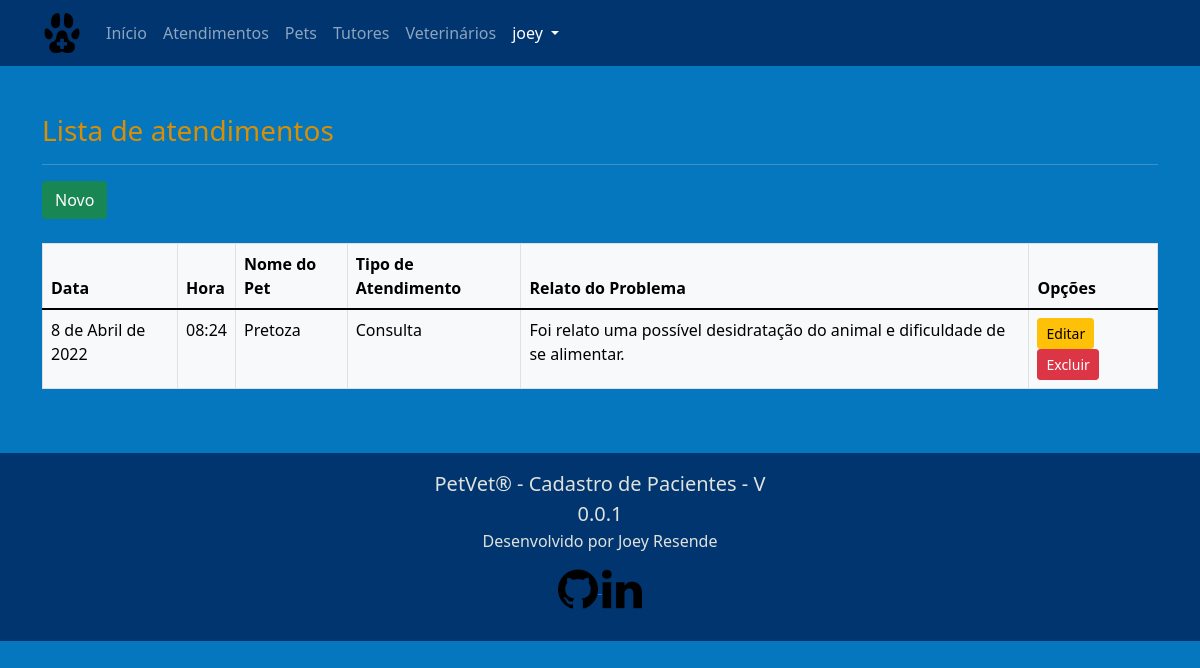
The app's page /core/medical_cares/ (signed in) with its own data.
### core/models.py (models this page shows, shortened)
class MedicalCare(models.Model):
    id = models.AutoField(primary_key=True)
    date = models.DateField(default=date.today, verbose_name='Data')
    time = models.TimeField(verbose_name='Hora')
    pet_name = models.ForeignKey(
        'Pets', on_delete=models.PROTECT, null=True, verbose_name='Nome do Pet')
    procedure = models.CharField(
        max_length=8, choices=procedures, verbose_name='Tipo de atendimento')
    vet_name = models.ForeignKey(
        'Vet', on_delete=models.PROTECT, null=True, verbose_name='Veterinario')
    sedative = models.CharField(
        max_length=8, choices=type_sedative, default='Não', verbose_name='Tipo de sedativo')
    report = models.TextField(
        max_length=1000, verbose_name='Relato do problema')

class Pets(models.Model):
    id = models.AutoField(primary_key=True)
    pet_name = models.CharField(
        max_length=30, verbose_name='Nome do Pet')
    species = models.CharField(
        max_length=20, verbose_name='Espécie')
    breed = models.CharField(
        max_length=30, verbose_name='Raça')
    gender = models.CharField(
        max_length=5, choices=sex_status, verbose_name='Genêro')
    date_of_birth = models.DateField(
        null=True, blank=True, verbose_name='Data de Nascimento')
    castrated = models.CharField(
        max_length=3, choices=castrated_status, default='N', verbose_name='Castrado?')
    weight = models.DecimalField(
        max_digits=6, decimal_places=3, verbose_name='Peso')
    tutor_name = models.ForeignKey(
        'Tutor', on_delete=models.PROTECT, null=True, verbose_name="Nome do Tutor")
    class Meta:
        ordering = ['id']
    def __str__(self):
        return self.pet_name

### core/views.py (the view)
# urls.py: path('medical_cares/', MedicalCareList.as_view(), name='medical_cares'),
class MedicalCareList(LoginRequiredMixin, ListView):
    login_url = '/accounts/login/'
    model = MedicalCare
    template_name = 'core/medical_care_list.html'

### core/templates/core/medical_care_list.html (shortened to what this page needs)
{% extends 'core/base_model.html' %}
{% block content %}
<h3>Lista de atendimentos</h3>
<hr>
<a href="{% url 'medical_care_new' %}" class="btn btn-success btn">Novo</a><br><br>
<div class="table-responsive">
  <table class="table table-bordered table-hover table-light">
    <thead class="thead-dark">
      <tr>
        <th>Data</th>
        <th>Hora</th>
        <th>Nome do Pet</th>
        <th>Tipo de Atendimento</th>
        <th>Relato do Problema</th>
        <th>Opções</th>
      </tr>
    </thead>
      {% for each in object_list %}
      <tr>
        <td>{{ each.date }}</td>
        <td>{{ each.time }}</td>
        <td>{{ each.pet_name }}</td>
        <td>{{ each.procedure }}</td>
        <td>{{ each.report }}</td>
        <td>
          <a href="{% url 'medical_care_edit' each.pk %}" class="btn btn-warning btn-sm">Editar</a>
          <a href="{% url 'medical_care_delete' each.pk %}" class="btn btn-danger btn-sm">Excluir</a>
        </td>
      </tr>
      {% empty %}
      <tr>
        <td colspan="6">Nenhum atendimento cadastrado.</td>
      </tr>
      {% endfor %}
  </table>
</div>
{% endblock %}

### core/templates/core/base_model.html (shortened to what this page needs)
{% load static %}
<!DOCTYPE html>
<html lang="pt-br">
<head>
    <link
      rel="stylesheet"
      href="https://cdn.jsdelivr.net/npm/bootstrap@5.1.3/dist/css/bootstrap.min.css"
    />
    <link rel="stylesheet" href="{% static 'css/styles.css/' %}" />
  </head>
  <body class="d-flex flex-column h-100">
    <main role="main" class="flex-shrink-0">
      {% block menu %}
      <nav class="navbar navbar-expand-lg navbar-dark">
        <div class="container">
          <a class="navbar-brand" href="{% url 'index' %}">
            <img src="{% static 'img/favicon.ico/' %}" height="40" alt="" />
          </a>
          <div class="collapse navbar-collapse" id="navbarNavDropdown">
            <ul class="navbar-nav mr-auto">
              <li class="nav-item">
                <a class="nav-link" href="{% url 'index' %}">
                  Início
                </a>
              </li>
              <li class="nav-item">
                <a class="nav-link" href="{% url 'medical_cares' %}">
                  Atendimentos
                </a>
              </li>
              <li class="nav-item">
                <a class="nav-link" href="{% url 'pets' %}">
                  Pets
                </a>
              </li>
              <li class="nav-item">
                <a class="nav-link" href="{% url 'tutors' %}">
                  Tutores
                </a>
              </li>
              <li class="nav-item">
                <a class="nav-link" href="{% url 'vets' %}">
                  Veterinários
                </a>
              </li>
            </ul>
            <ul class="navbar-nav">
              {% if request.user.is_authenticated %}
              <li class="nav-item dropdown">
                <a
                  class="nav-link dropdown-toggle text-white"
                  href="#"
                  id="navbarDropdownMenuLink"
                  role="button"
                  data-toggle="dropdown"
                  aria-haspopup="true"
                  aria-expanded="false"
                >
                  <span id="username">{{ request.user }}</span>
                </a>
              </li>
              {% endif %}
            </ul>
          </div>
        </div>
      </nav>
      {% endblock %}
      <div class="container py-5">
        {% block content %}
        {% endblock %}
      </div>
    </main>
    <footer class="mt-auto">
      {% block footer %}
      <div class="container-fluid text-center p-3">
        <div class="row">
          <div class="col-md-4 mx-auto text-center">
            <p>
              <span class="lead">PetVet® - Cadastro de Pacientes - V 0.0.1</span
              ><br />
              <span>Desenvolvido por Joey Resende</span><br />
              <div class="social">
                  <a href="https://github.com/Joey-Resende" target="_blank">
                    <img src="{% static 'img/github_logo_icon.png' %}" height="40" alt="logo github">
                  </a>
                  <a href="https://www.linkedin.com/in/givanildo-resende/" target="_blank">
                    <img src="{% static 'img/linkedin_logo_icon.png' %}" height="40" alt="logo linkedin">
                  </a>
              </div>
            </p>
          </div>
        </div>
      </div>
      {% endblock %}
    </footer>
  </body>
</html>

### static/css/styles.css (style rules this page uses)
:root { --preto: #000000; --branco-1: #ffffff; --branco-2: #E0E2DD; --azul-1: #0477BF; --azul-2: #0388A6; --azul-3: #003570; --amarelo-1: #F2CB05; --amarelo-2: #D98E04; }
body { background-color: var(--azul-1); color: var(--preto); }
h3 { color: var(--amarelo-2); }
div { color: var(--branco-2); }
nav { padding: 0; list-style: none; background-color: var(--azul-3); color: var(--amarelo-2); }
p { color: var(--branco-2); }
footer { background-color: var(--azul-3); color: var(--amarelo-1); }

### records on screen
MedicalCare: date "8 de Abril de 2022", time "08:24", pet_name "Pretoza", procedure "Consulta", report "Foi relato uma possível desidratação do animal e dificuldade de se alimentar."

### other values on screen
{{ request.user }} "joey"
